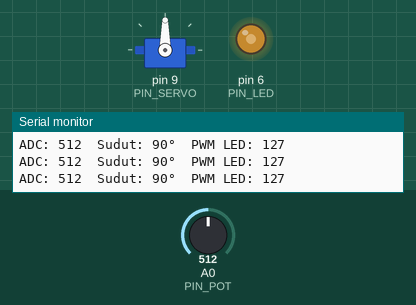
Recording of a sketch running on a simulated Arduino Uno, built with avr-gcc and run on an emulated ATmega328P. Parts: servo, output pins drawn as LEDs (lit = HIGH), the last lines printed to the serial monitor. The inputs (shaded band) are chosen by the test bench; at power-on: A0 (PIN_POT) = 512.

Above: at 1.2 s.
1.3 s: A0 (PIN_POT) set to 417
At 2.5 s:
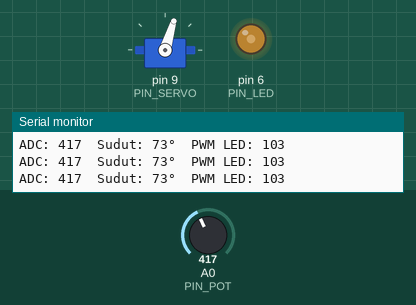
2.8 s: A0 (PIN_POT) set to 392
At 3.8 s:
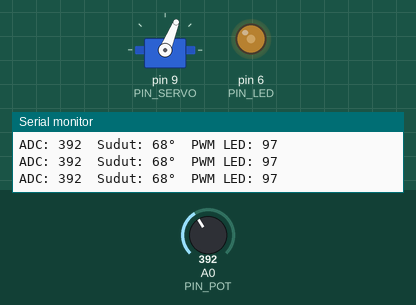
5.8 s: A0 (PIN_POT) set to 716
At 7.0 s:
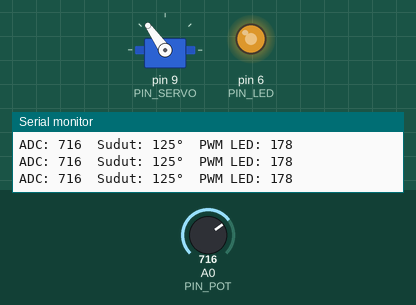
7.3 s: A0 (PIN_POT) set to 0
At 8.2 s:
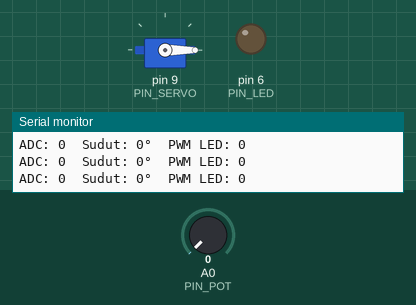
8.8 s: A0 (PIN_POT) set to 8
At 9.2 s:
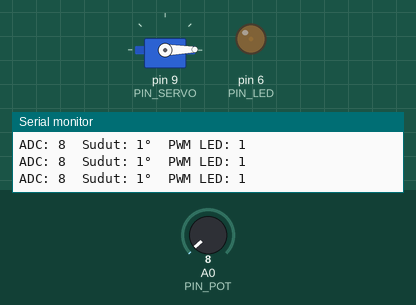
10.3 s: A0 (PIN_POT) set to 11
At 11.5 s:
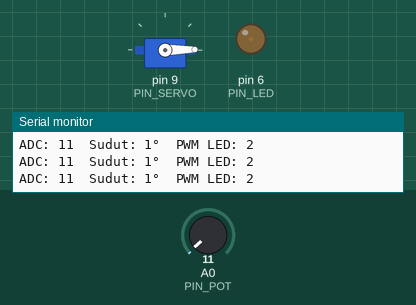
Timing chart, 0 to 13.3 s (numbered marks = the images above; inputs shaded):
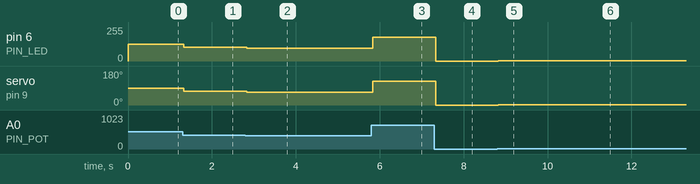

Measured:
- after the input at 1.3 s, pin 6 (PIN_LED): 127/255 → 103/255 at once; servo on pin 9 (PIN_SERVO): 90° → 73° at once
- after the input at 2.8 s, pin 6 (PIN_LED): 103/255 → 97/255 at once; servo on pin 9 (PIN_SERVO): 73° → 68° at once
- after the input at 5.8 s, pin 6 (PIN_LED): 97/255 → 178/255 at once; servo on pin 9 (PIN_SERVO): 68° → 125° at once
- after the input at 7.3 s, pin 6 (PIN_LED): 178/255 → 0/255 at once; servo on pin 9 (PIN_SERVO): 125° → 0° at once
- after the input at 8.8 s, pin 6 (PIN_LED): 0/255 → 1/255 at once; servo on pin 9 (PIN_SERVO): 0° → 1° at once
- after the input at 10.3 s, pin 6 (PIN_LED): 1/255 → 2/255 at once

The sketch:

Percobaan_4B.ino
```cpp
#include <Arduino.h>
#include <Servo.h>

// Objek servo
Servo myServo;

// Definisi pin
const int PIN_POT   = A0; // Pin potensiometer
const int PIN_LED   = 6;  // Pin LED (PWM)
const int PIN_SERVO = 9;  // Pin Servo (PWM)

void setup() {
  Serial.begin(9600);
  pinMode(PIN_LED, OUTPUT);
  myServo.attach(PIN_SERVO);
}

void loop() {
  // Baca nilai ADC dari potensiometer
  int nilaiADC = analogRead(PIN_POT);

  // Konversi ke sudut servo (0° – 180°)
  int sudut = map(nilaiADC, 0, 1023, 0, 180);

  // Konversi ke nilai PWM untuk LED (0 – 255)
  int nilaiPWM = map(nilaiADC, 0, 1023, 0, 255);

  // Gerakkan servo dan atur kecerahan LED
  myServo.write(sudut);
  analogWrite(PIN_LED, nilaiPWM);

  // Tampilkan ke Serial Monitor
  Serial.print("ADC: ");
  Serial.print(nilaiADC);
  Serial.print("  Sudut: ");
  Serial.print(sudut);
  Serial.print("°  PWM LED: ");
  Serial.println(nilaiPWM);

  delay(15);
}
```
